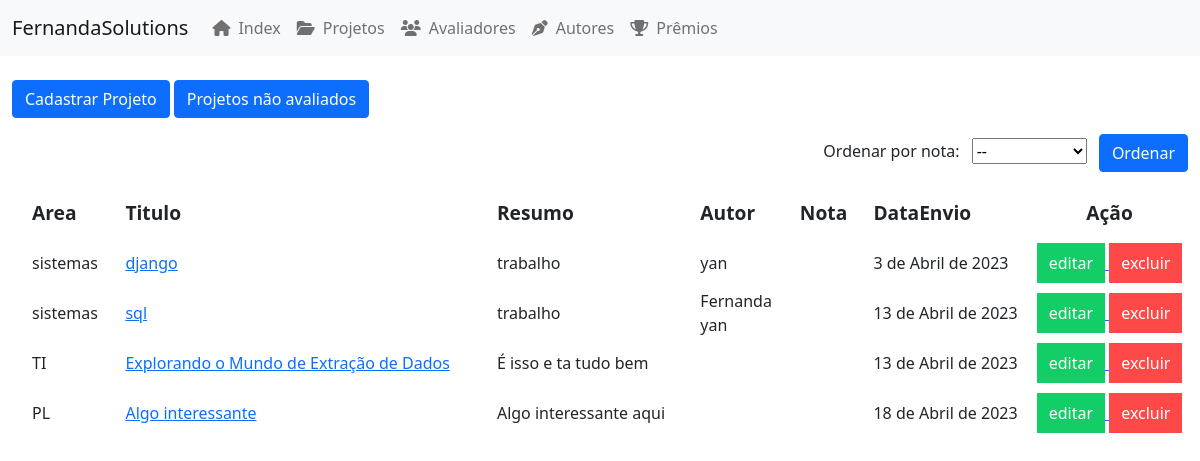
The app's page /catalog/projeto/ with its own data.
### catalog/models.py (models this page shows, shortened)
class EnviarProjeto(models.Model):
    area = models.CharField(max_length=50)
    titulo = models.CharField(max_length=50)
    resumo = models.CharField(max_length=250)
    autores = models.ManyToManyField(Autor)
    dataEnvio = models.DateField(null=False, auto_now_add=True)

class Autor(models.Model):
    nome = models.CharField(max_length=50)
    cpf = models.IntegerField()
    telefone = models.IntegerField()
    endereco = models.CharField(max_length=50)

### catalog/views.py (the view)
# urls.py: path("projeto/", ProjetoListView.as_view(), name='list_projeto'),
class ProjetoListView(ListView):
    model = EnviarProjeto
    context_object_name = 'projetos'
    template_name = 'projeto/list_projeto.html'
    ordering = ['-dataEnvio']
    def get_queryset(self):
        queryset = EnviarProjeto.objects.all()
        order_by = self.request.GET.get('order_by')
        if order_by == 'nota_asc':
            queryset = queryset.annotate(nota=F('projetoavaliado__nota')).order_by('nota')
        elif order_by == 'nota_desc':
            queryset = queryset.annotate(nota=F('projetoavaliado__nota')).order_by('-nota')
        return queryset

### catalog/templates/projeto/list_projeto.html (shortened to what this page needs)
{% extends 'layouts/base.html' %} {% block content %}
    <main>
    <a href="{% url 'novo_projeto' %}" class="btn btn-primary">Cadastrar Projeto</a>
    <a href="{% url 'projetos_nao_avaliados' %}" class="btn btn-primary">Projetos não avaliados</a>
    <div class="d-flex justify-content-end mt-3">
        <form method="GET">
            <label for="order_by" class="me-2">Ordenar por nota:</label>
            <select name="order_by" id="order_by">
                <option value="">--</option>
            </select>
            <button type="submit" class="btn btn-primary ms-2">Ordenar</button>
        </form>
    </div>
    <table class="records mt-3">
            <thead>
                <tr>
                    <th>Area</th>
                    <th>Titulo</th>
                    <th>Resumo</th>
                    <th>Autor</th>
                    <th>Nota</th>
                    <th>DataEnvio</th>
                    <th>Ação</th>
                </tr>
            </thead>
            <tbody>
            {% for projeto in object_list %}
                <tr>
                    <td>{{projeto.area}}</td>
                    <td><a href="{% url 'detalhe_projeto' projeto.id %}">{{projeto.titulo}}</a></td>
                    <td>{{projeto.resumo}}</td>
                    <td>{% for autor in projeto.autores.all %}
                            {{ autor.nome }}<br>
                        {% endfor %}</td>
                    <td></td>
                    <td>{{projeto.dataEnvio}}</td>
                    <td>
                        <a href="/catalog/projeto/edit/{{projeto.id}}">
                        <button type="button" class="button green">editar</button>
                        </a>
                        <a href="/catalog/projeto/delete/{{projeto.id}}">
                        <button type="button" class="button red">excluir</button>
                        </a>
                    </td>
                </tr>
                {% endfor %}
            </tbody>
        </table>
    </main>
    {% endblock %}

### catalog/templates/layouts/base.html (shortened to what this page needs)
<!doctype html>
<html lang="pt-BR">
{% load static %}
    <head>
        <link rel="stylesheet" href="{% static 'css/button.css' %}">
        <link rel="stylesheet" href="{% static 'css/records.css' %}">
        <link rel="stylesheet" href="{% static 'css/modal.css' %}">
        <link href="https://cdn.jsdelivr.net/npm/bootstrap@5.0.2/dist/css/bootstrap.min.css" rel="stylesheet">
        <link rel="stylesheet" href="https://cdnjs.cloudflare.com/ajax/libs/font-awesome/6.4.0/css/all.min.css">
    </head>
   <body>
  <nav class="navbar navbar-expand-lg navbar-light bg-light">
    <div class="container-fluid">
      <a class="navbar-brand">FernandaSolutions</a>
        <ul class="navbar-nav me-auto">
          <li class="nav-item">
            <a class="nav-link" href="{% url 'index' %}"><i class="fas fa-home me-2"></i>Index</a>
          </li>
          <li class="nav-item">
            <a class="nav-link" href="{% url 'list_projeto' %}"><i class="fas fa-folder-open me-2"></i>Projetos</a>
          </li>
          <li class="nav-item">
            <a class="nav-link" href="{% url 'list_avaliador' %}"><i class="fas fa-users me-2"></i>Avaliadores</a>
          </li>
          <li class="nav-item">
            <a class="nav-link" href="{% url 'list_autor' %}"><i class="fas fa-pen-nib me-2"></i>Autores</a>
          </li>
          <li class="nav-item">
            <a class="nav-link" href="{% url 'lista_premio' %}"><i class="fas fa-trophy me-2"></i>Prêmios</a>
          </li>
        </ul>
      </div>
  </nav>
  <div class="container-fluid mt-4">
    {% block content %}
    {% endblock %}
  </div>
    </html>
</html>

### catalog/static/css/button.css (style rules this page uses)
.button { border-style: none; height: 40px; padding: 6px 12px; background-color: black; color: white; font-size: 1rem; cursor: pointer; transition: box-shadow .6s ease; }
button.green { background-color: #13CE66; }
button.red { background-color: #FF4949; }

### catalog/static/css/records.css (style rules this page uses)
.records { width: 100%; user-select: none; text-align: left; }
.records th { height: 50px; background-color: var(--primary-color); padding-left: 20px; font-size: 1.2rem; }
.records td { height: 50px; padding-left: 20px; }
.records th:last-child, .records td:last-child { padding: 0; min-width: 140px; text-align: center; }

### records on screen
EnviarProjeto: area "sistemas", titulo "django", resumo "trabalho", dataEnvio "3 de Abril de 2023"
Autor: nome "yan"
EnviarProjeto: area "sistemas", titulo "sql", resumo "trabalho", dataEnvio "13 de Abril de 2023"
Autor: nome "Fernanda"
EnviarProjeto: area "TI", titulo "Explorando o Mundo de Extração de Dados", resumo "É isso e ta tudo bem", dataEnvio "13 de Abril de 2023"
EnviarProjeto: area "PL", titulo "Algo interessante", resumo "Algo interessante aqui", dataEnvio "18 de Abril de 2023"
